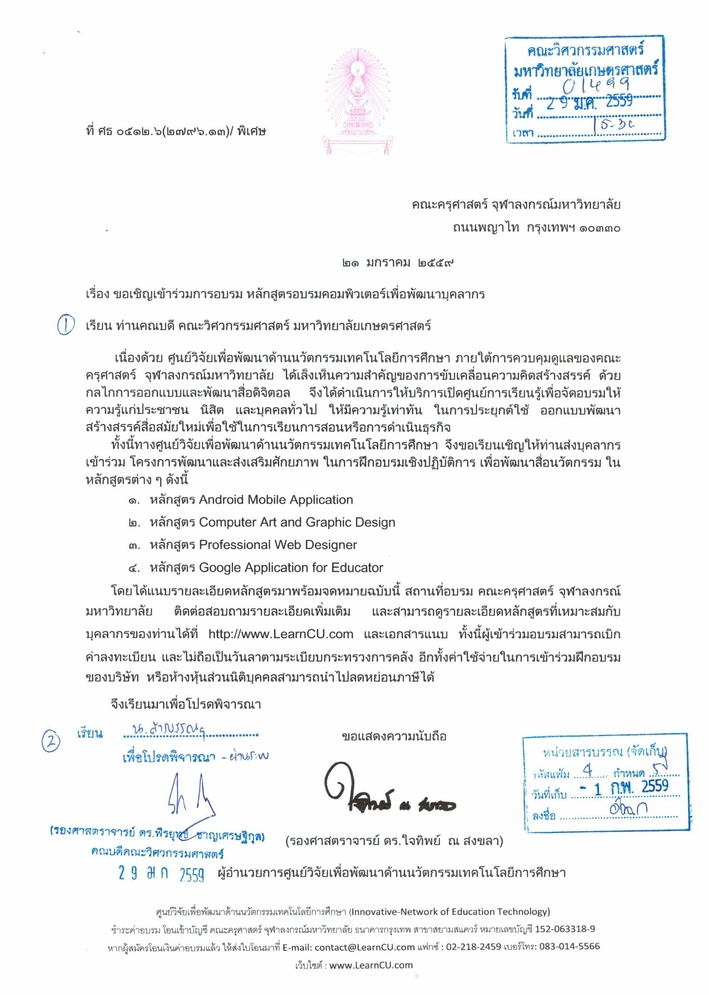
#> input picture old_ver/test.jpg, 709 x 995 px, shrunk from 1658 x 2326 before the run
$ python ccut.py
#> lines starting #> are read from the running program, lines starting #| are printed output that depends on the picture; after the words box and inside, x2 and y2 are one past the last pixel; in counts of white or black regions, pixels touching at a corner belong together
import cv2 as cv
import numpy as np
import os


img = cv.imread("test.jpg")
#> img is the input picture: shape (995, 709, 3); mean B, G, R 243.7, 243.1, 242.2

upper = np.array([135,150,150],np.uint8)
lower = np.array([0,0,0],np.uint8)
result = cv.inRange(img,lower,upper)
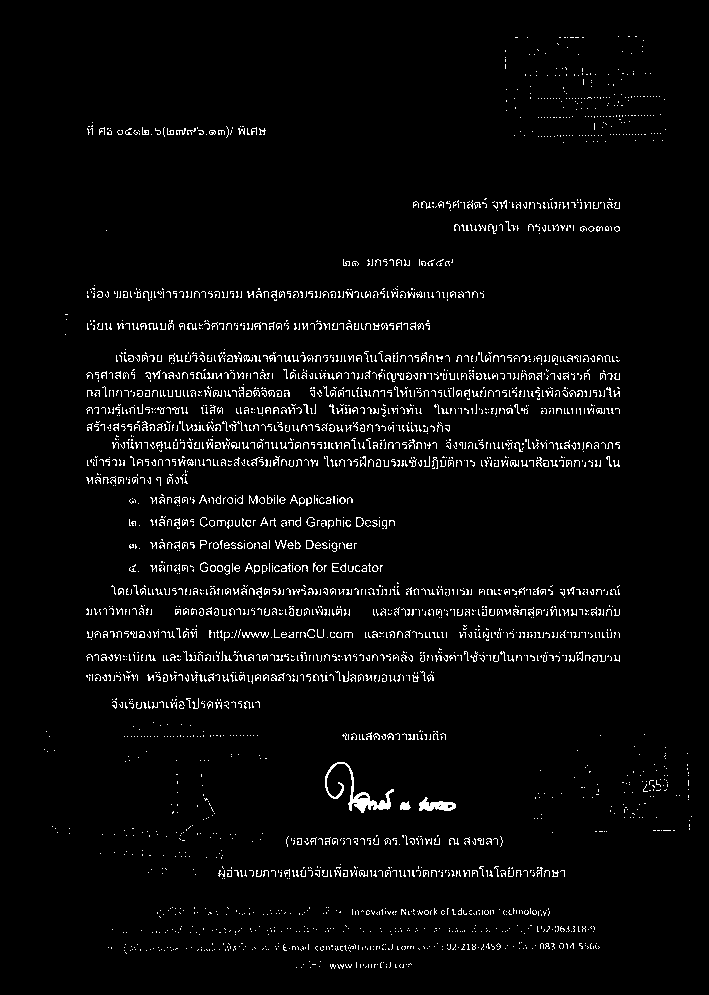
#> result: shape (995, 709); 3.6% white in thin lines or dots, all inside (x1, y1, x2, y2) = (44, 36, 692, 969)

result = cv.bitwise_not(result)
result  = cv.cvtColor(result , cv.COLOR_GRAY2BGR)


cv.imwrite("result2.jpg", result)

$ run again, with old_ver/10.jpg copied over old_ver/test.jpg
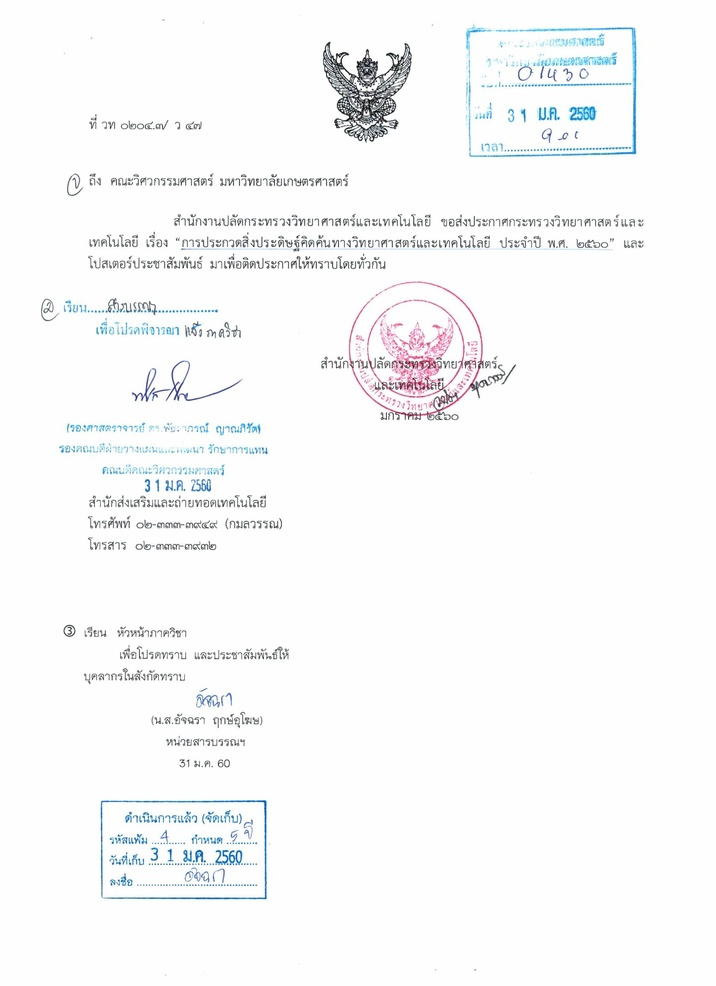
#> input picture old_ver/10.jpg, 716 x 986 px, shrunk from 1676 x 2310 before the run
#> img is the input picture: shape (986, 716, 3); mean B, G, R 249.5, 248.9, 248.3
#> `result = cv.inRange(img,lower,upper)`:
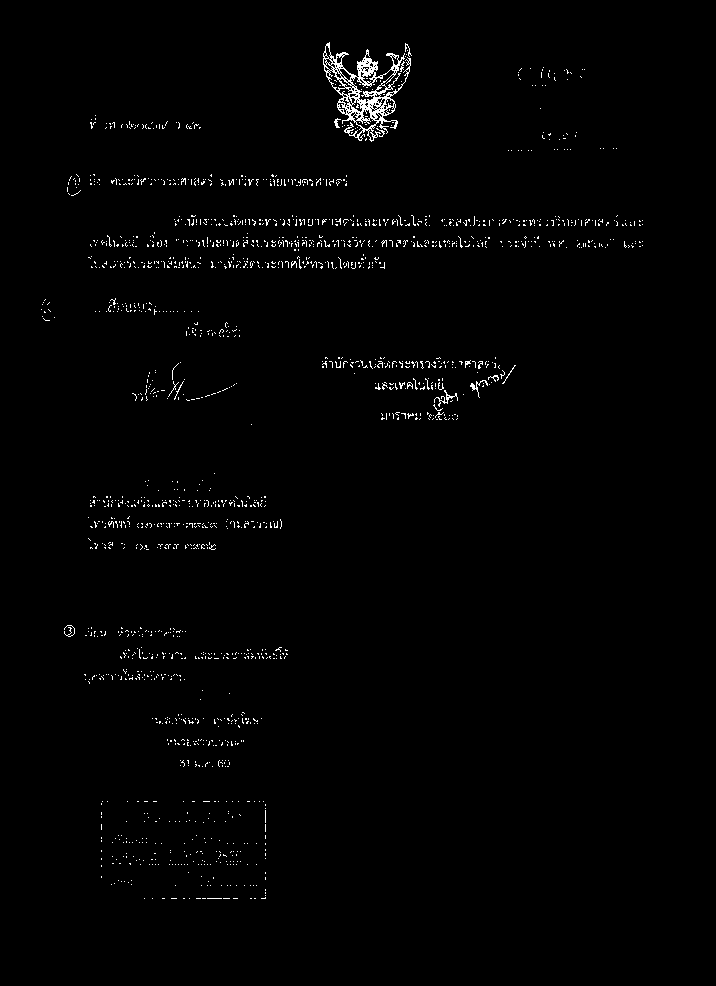
#> result: shape (986, 716); 1.2% white in thin lines or dots, all inside (x1, y1, x2, y2) = (41, 42, 643, 899)

$ run again, with old_ver/11.jpg copied over old_ver/test.jpg
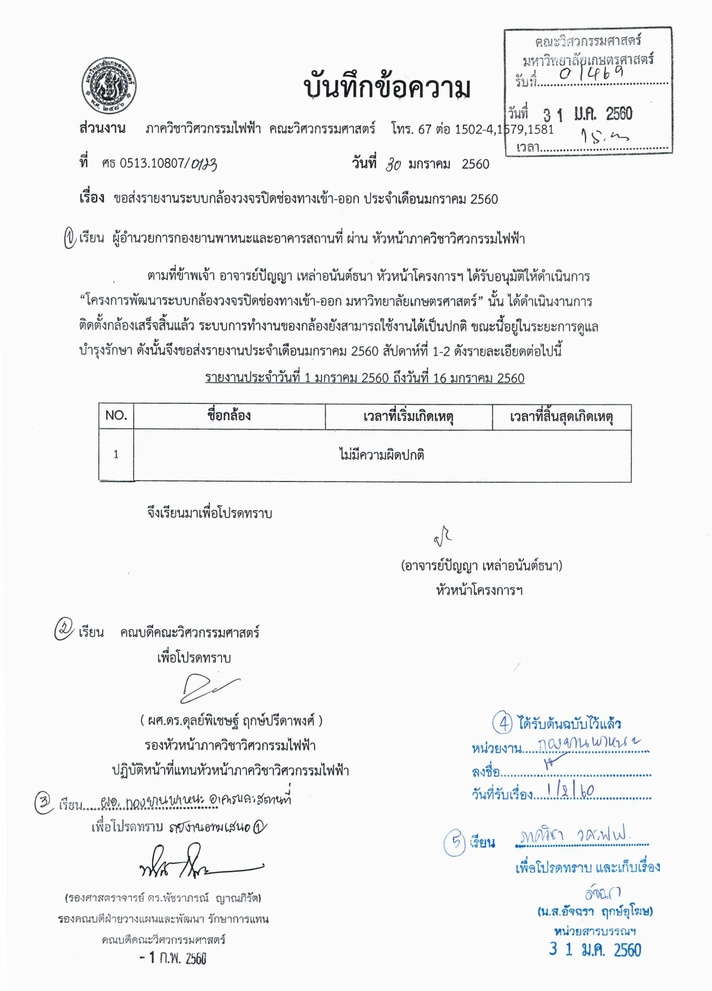
#> input picture old_ver/11.jpg, 712 x 991 px, shrunk from 1658 x 2306 before the run
#> img is the input picture: shape (991, 712, 3); mean B, G, R 242.4, 242, 241.4
#> `result = cv.inRange(img,lower,upper)`:
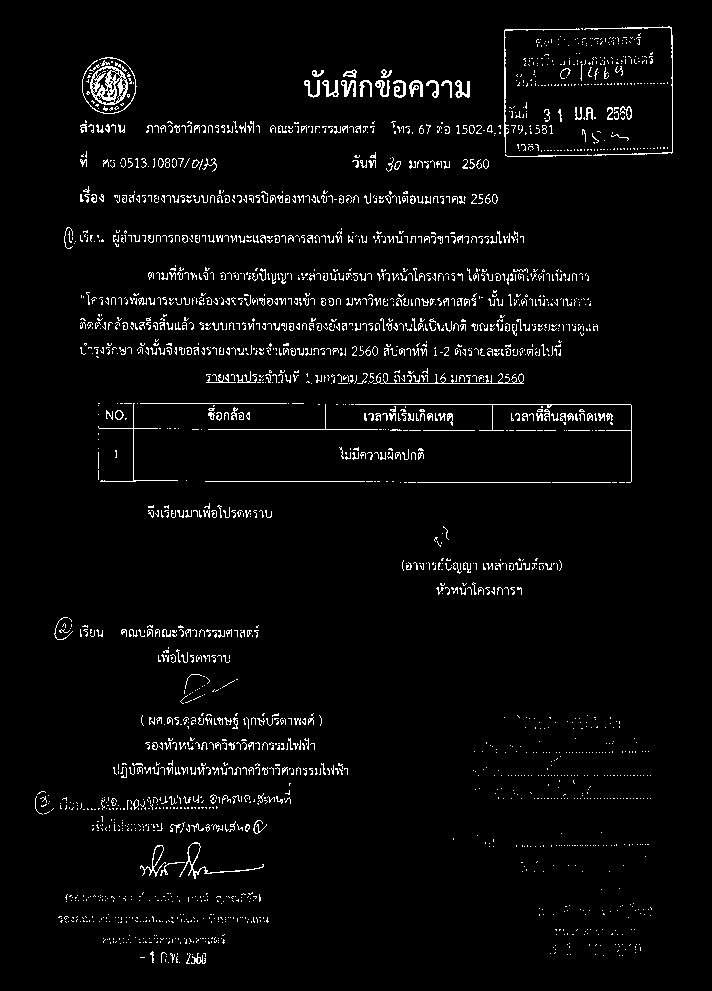
#> result: shape (991, 712); 3.5% white in thin lines or dots, all inside (x1, y1, x2, y2) = (35, 26, 673, 964)
